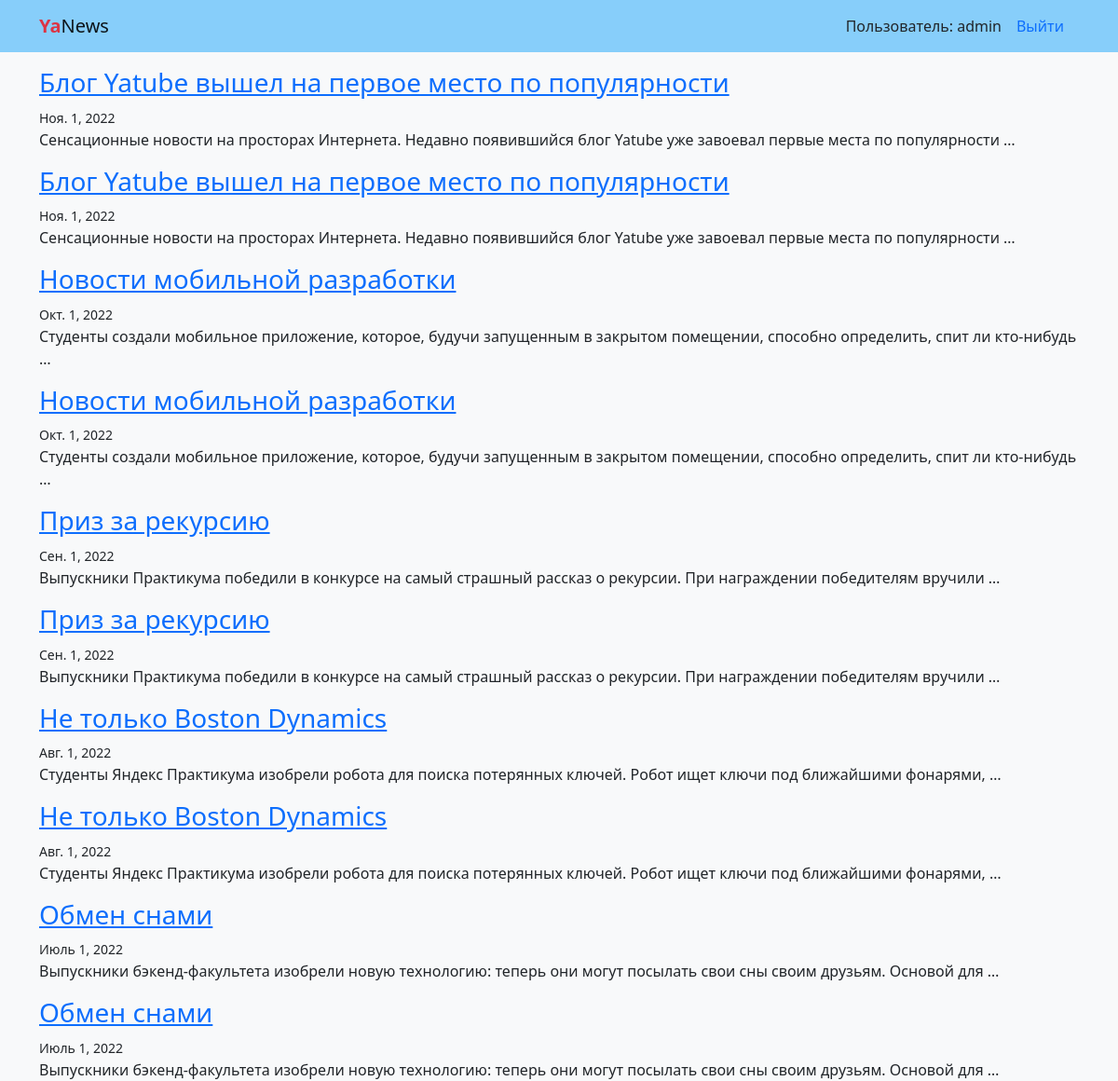
The app's page / (signed in) with its own data.
### news/models.py (models this page shows, shortened)
class News(models.Model):
    title = models.CharField(max_length=50)
    text = models.TextField()
    date = models.DateField(default=datetime.today)
    class Meta:
        ordering = ('-date',)
        verbose_name_plural = 'Новости'
        verbose_name = 'Новость'

### news/views.py (the view)
# urls.py: path('', views.NewsList.as_view(), name='home'),
class NewsList(generic.ListView):
    model = News
    template_name = 'news/home.html'
    def get_queryset(self):
        return self.model.objects.prefetch_related(
            'comment_set'
        )[:settings.NEWS_COUNT_ON_HOME_PAGE]

### templates/news/home.html (shortened to what this page needs)
{% extends "base.html" %}
{% block content %}
  {% for news in object_list %}
    <div class="mt-3">
      <h3><a href="{% url 'news:detail' news.pk %}">{{ news.title }}</a></h3>
      <div><small>{{ news.date }}</small></div>
      <div>{{ news.text|truncatewords:15 }}</div>
    </div>
  {% endfor %}
{% endblock content %}

### templates/includes/header.html (shortened to what this page needs)
<header>
  <nav class="navbar navbar-light" style="background-color: lightskyblue">
    <li class="container">
      <a class="navbar-brand" href="{% url 'news:home' %}">
        <span class="text-danger"><b>Ya</b></span>News
      </a>
      <ul class="nav nav-pills">
        {% if user.is_authenticated %}
          <li class="align-self-center">
            Пользователь: {{ user.username }}
          </li>
          <li class="nav-item">
            <a class="nav-link" href="{% url 'users:logout' %}">Выйти</a>
          </li>
        {% endif %}
      </ul>
    </li>
  </nav>
</header>

### records on screen
News: title "Блог Yatube вышел на первое место по популярности", date "Ноя. 1, 2022", text "Сенсационные новости на просторах Интернета. Недавно появившийся блог Yatube уже завоевал первые места по популярности …"
News: title "Блог Yatube вышел на первое место по популярности", date "Ноя. 1, 2022", text "Сенсационные новости на просторах Интернета. Недавно появившийся блог Yatube уже завоевал первые места по популярности …"
News: title "Новости мобильной разработки", date "Окт. 1, 2022", text "Студенты создали мобильное приложение, которое, будучи запущенным в закрытом помещении, способно определить, спит ли кто-нибудь …"
News: title "Новости мобильной разработки", date "Окт. 1, 2022", text "Студенты создали мобильное приложение, которое, будучи запущенным в закрытом помещении, способно определить, спит ли кто-нибудь …"
News: title "Приз за рекурсию", date "Сен. 1, 2022", text "Выпускники Практикума победили в конкурсе на самый страшный рассказ о рекурсии. При награждении победителям вручили …"
News: title "Приз за рекурсию", date "Сен. 1, 2022", text "Выпускники Практикума победили в конкурсе на самый страшный рассказ о рекурсии. При награждении победителям вручили …"
News: title "Не только Boston Dynamics", date "Авг. 1, 2022", text "Студенты Яндекс Практикума изобрели робота для поиска потерянных ключей. Робот ищет ключи под ближайшими фонарями, …"
News: title "Не только Boston Dynamics", date "Авг. 1, 2022", text "Студенты Яндекс Практикума изобрели робота для поиска потерянных ключей. Робот ищет ключи под ближайшими фонарями, …"
News: title "Обмен снами", date "Июль 1, 2022", text "Выпускники бэкенд-факультета изобрели новую технологию: теперь они могут посылать свои сны своим друзьям. Основой для …"
News: title "Обмен снами", date "Июль 1, 2022", text "Выпускники бэкенд-факультета изобрели новую технологию: теперь они могут посылать свои сны своим друзьям. Основой для …"

### other values on screen
{{ user.username }} "admin"
